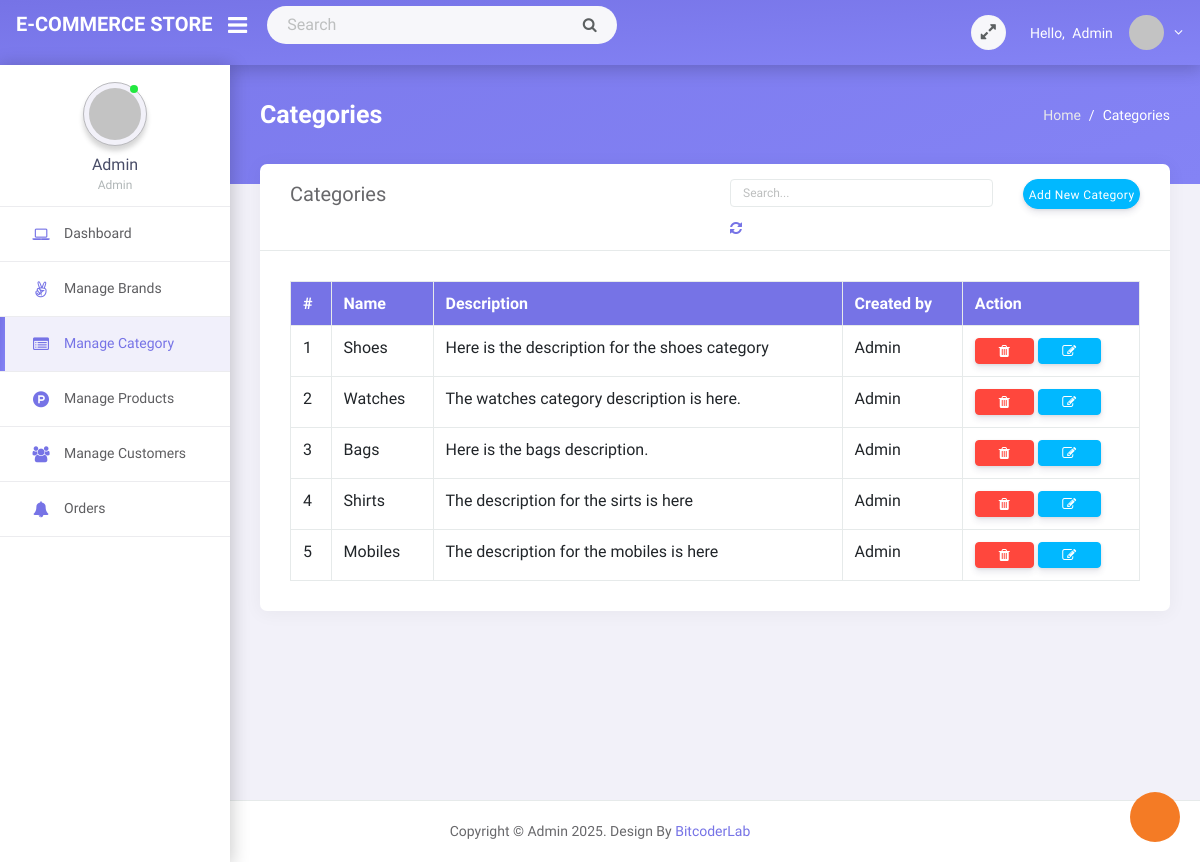
/admin/manage_category.php (signed in), run on the app's committed database.
### tables this page shows
CREATE TABLE `categories` (
  `id` int(11) NOT NULL,
  `name` varchar(255) NOT NULL,
  `description` varchar(255) DEFAULT NULL,
  `image` varchar(255) DEFAULT NULL,
  `created_by` bigint(20) NOT NULL,
  `created_at` timestamp NOT NULL DEFAULT current_timestamp() ON UPDATE current_timestamp()
);

### admin/manage_category.php (the view, shortened to what this page needs)
<?php require './process/connection.php'; ?>
<?php
if (isset($_GET['search'])) {
    $search = $_GET['search'];
    $query = "SELECT * FROM categories WHERE name LIKE '%$search%'
                OR description LIKE '%$search%'
                OR created_by LIKE '%$search%'";
    $exe = mysqli_query($connect, $query);
    $categorys = [];
    while ($fetch = mysqli_fetch_array($exe)) {
        $categorys[] = $fetch;
    }
} else {
    $query = "SELECT * FROM categories";
    $exe = mysqli_query($connect, $query);
    $categorys = [];
    while ($fetch = mysqli_fetch_array($exe)) {
        $categorys[] = $fetch;
    }
}
?>
<?php require './include/head.php'; ?>
<div class="main-wrapper">
    <?php require './include/nav.php'; ?>
    <?php require './include/aside.php'; ?>
    <div class="app-content">
        <section class="section">
            <div class="page-header pt-0">
                <h4 class="page-title">Categories</h4>
                <ol class="breadcrumb">
                    <li class="breadcrumb-item"><a href="home.php" class="text-light-color">Home</a></li>
                    <li class="breadcrumb-item active" aria-current="page">Categories</li>
                </ol>
            </div>
            <div class="row">
                <div class="col-lg-12">
                    <div class="card">
                        <div class="card-header">
                            <div class="row">
                                <div class="col-md-6">
                                    <h4>Categories</h4>
                                </div>
                                <div class="col-md-6">
                                    <div class="row">
                                        <div class="col-md-8">
                                            <form action="">
                                                <input type="search" name="search" class="form-control" placeholder="Search...">
                                            </form>
                                            <a href="manage_category.php"><i class="fa fa-refresh"></i></a>
                                        </div>
                                        <div class="col-md-4">
                                            <button type="button" class="btn btn-info w-100" data-toggle="modal" data-target="#addcategory">Add New Category</button>
                                        </div>
                                    </div>
                                </div>
                            </div>
                        </div>
                        <div class="card-body">
                            <div class="table-responsive">
                                <table class="table table-bordered mb-0 text-nowrap">
                                    <tr class="bg-primary">
                                        <th>#</th>
                                        <th>Name</th>
                                        <th>Description</th>
                                        <th>Created by</th>
                                        <th>Action</th>
                                    </tr>
                                    <?php $index = 1;
                                    foreach ($categorys as $category) : ?>
                                        <tr>
                                            <td><?php echo $index; ?></td>
                                            <td><?php echo $category['name']; ?></td>
                                            <td><?php echo $category['description']; ?></td>
                                            <td>
                                                <?php if ($category['created_by'] == $_SESSION['ADMINID']) : ?>
                                                    <?php echo $_SESSION['ADMINNAME']; ?>
                                                <?php else : ?>
                                                    <?php echo "GUEST"; ?>
                                                <?php endif; ?>
                                            </td>
                                            <td>
                                                <a href="./category/delete.php?id=<?php echo $category['id']; ?>">
                                                    <button class="btn btn-danger" onclick="return confirm('are you sure want to delete this record')">
                                                        <i class="fa fa-trash"></i>
                                                    </button>
                                                </a>
                                                <button type="button" class="btn btn-info" data-toggle="modal" data-target="#editcategory_<?php echo $category['id']; ?>">
                                                    <i class="fa fa-edit"></i>
                                                </button>
                                            </td>
                                        </tr>
                                    <?php $index++;
                                    endforeach; ?>
                                </table>
                            </div>
                        </div>
                    </div>
                </div>
            </div>
        </section>
    </div>
</div>
<?php require './include/footer.php'; ?>

### admin/assets/css/sidemenu.css (style rules this page uses)
.app-content { min-height: calc(100vh - 50px); margin-top: 50px; margin-bottom: 0 !important; -webkit-transition: margin-left 0.3s ease; -o-transition: margin-left 0.3s ease; transition: margin-left 0.3s ease; padding: 40px 30px 0 30px; overflow: hidden; }
@media (min-width: 768px) { .app-content { margin-left: 230px; } }

### data on the page
categories: name "Shoes", description "Here is the description for the shoes category"
categories: name "Watches", description "The watches category description is here."
categories: name "Bags", description "Here is the bags description."
categories: name "Shirts", description "The description for the sirts is here"
categories: name "Mobiles", description "The description for the mobiles is here"

### other printed values
$_SESSION['ADMINNAME'] "Admin"
